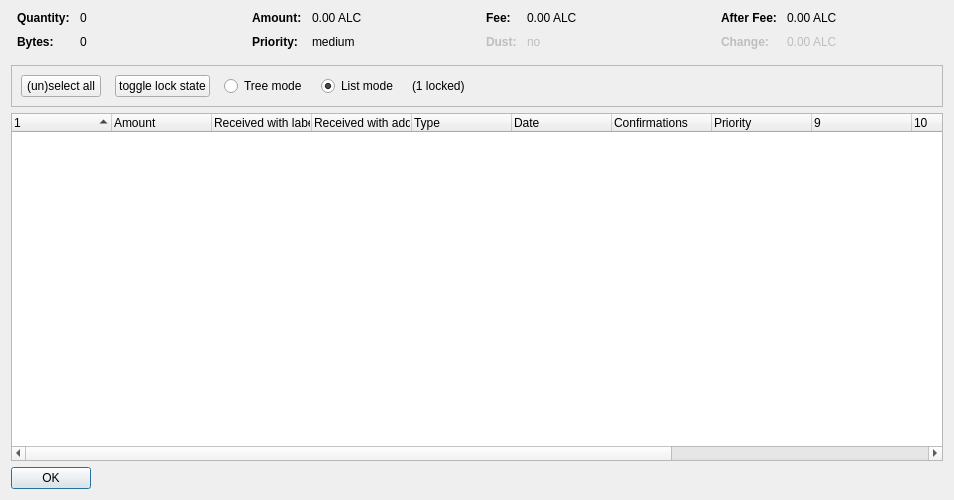
<?xml version="1.0" encoding="UTF-8"?>
<ui version="4.0">
 <class>CoinControlDialog</class>
 <widget class="QDialog" name="CoinControlDialog">
  <property name="geometry">
   <rect>
    <x>0</x>
    <y>0</y>
    <width>954</width>
    <height>500</height>
   </rect>
  </property>
  <property name="windowTitle">
   <string>Coin Selection</string>
  </property>
  <layout class="QVBoxLayout" name="verticalLayout">
   <item>
    <layout class="QHBoxLayout" name="horizontalLayoutTop" stretch="0,0,0,0">
     <property name="topMargin">
      <number>0</number>
     </property>
     <property name="bottomMargin">
      <number>10</number>
     </property>
     <item>
      <layout class="QFormLayout" name="formLayoutCoinControl1">
       <property name="horizontalSpacing">
        <number>10</number>
       </property>
       <property name="verticalSpacing">
        <number>10</number>
       </property>
       <property name="leftMargin">
        <number>6</number>
       </property>
       <property name="rightMargin">
        <number>6</number>
       </property>
       <item row="0" column="0">
        <widget class="QLabel" name="labelCoinControlQuantityText">
         <property name="font">
          <font>
           <weight>75</weight>
           <bold>true</bold>
          </font>
         </property>
         <property name="text">
          <string>Quantity:</string>
         </property>
        </widget>
       </item>
       <item row="0" column="1">
        <widget class="QLabel" name="labelCoinControlQuantity">
         <property name="cursor">
          <cursorShape>IBeamCursor</cursorShape>
         </property>
         <property name="contextMenuPolicy">
          <enum>Qt::ActionsContextMenu</enum>
         </property>
         <property name="text">
          <string notr="true">0</string>
         </property>
         <property name="textInteractionFlags">
          <set>Qt::LinksAccessibleByMouse|Qt::TextSelectableByKeyboard|Qt::TextSelectableByMouse</set>
         </property>
        </widget>
       </item>
       <item row="1" column="0">
        <widget class="QLabel" name="labelCoinControlBytesText">
         <property name="font">
          <font>
           <weight>75</weight>
           <bold>true</bold>
          </font>
         </property>
         <property name="text">
          <string>Bytes:</string>
         </property>
        </widget>
       </item>
       <item row="1" column="1">
        <widget class="QLabel" name="labelCoinControlBytes">
         <property name="cursor">
          <cursorShape>IBeamCursor</cursorShape>
         </property>
         <property name="contextMenuPolicy">
          <enum>Qt::ActionsContextMenu</enum>
         </property>
         <property name="text">
          <string notr="true">0</string>
         </property>
         <property name="textInteractionFlags">
          <set>Qt::LinksAccessibleByMouse|Qt::TextSelectableByKeyboard|Qt::TextSelectableByMouse</set>
         </property>
        </widget>
       </item>
      </layout>
     </item>
     <item>
      <layout class="QFormLayout" name="formLayoutCoinControl2">
       <property name="horizontalSpacing">
        <number>10</number>
       </property>
       <property name="verticalSpacing">
        <number>10</number>
       </property>
       <property name="leftMargin">
        <number>6</number>
       </property>
       <property name="rightMargin">
        <number>6</number>
       </property>
       <item row="0" column="0">
        <widget class="QLabel" name="labelCoinControlAmountText">
         <property name="font">
          <font>
           <weight>75</weight>
           <bold>true</bold>
          </font>
         </property>
         <property name="text">
          <string>Amount:</string>
         </property>
        </widget>
       </item>
       <item row="0" column="1">
        <widget class="QLabel" name="labelCoinControlAmount">
         <property name="cursor">
          <cursorShape>IBeamCursor</cursorShape>
         </property>
         <property name="contextMenuPolicy">
          <enum>Qt::ActionsContextMenu</enum>
         </property>
         <property name="text">
          <string notr="true">0.00 ALC</string>
         </property>
         <property name="textInteractionFlags">
          <set>Qt::LinksAccessibleByMouse|Qt::TextSelectableByKeyboard|Qt::TextSelectableByMouse</set>
         </property>
        </widget>
       </item>
       <item row="1" column="0">
        <widget class="QLabel" name="labelCoinControlPriorityText">
         <property name="font">
          <font>
           <weight>75</weight>
           <bold>true</bold>
          </font>
         </property>
         <property name="text">
          <string>Priority:</string>
         </property>
        </widget>
       </item>
       <item row="1" column="1">
        <widget class="QLabel" name="labelCoinControlPriority">
         <property name="cursor">
          <cursorShape>IBeamCursor</cursorShape>
         </property>
         <property name="contextMenuPolicy">
          <enum>Qt::ActionsContextMenu</enum>
         </property>
         <property name="text">
          <string>medium</string>
         </property>
         <property name="textInteractionFlags">
          <set>Qt::LinksAccessibleByMouse|Qt::TextSelectableByKeyboard|Qt::TextSelectableByMouse</set>
         </property>
        </widget>
       </item>
      </layout>
     </item>
     <item>
      <layout class="QFormLayout" name="formLayoutCoinControl3">
       <property name="horizontalSpacing">
        <number>10</number>
       </property>
       <property name="verticalSpacing">
        <number>10</number>
       </property>
       <property name="leftMargin">
        <number>6</number>
       </property>
       <property name="rightMargin">
        <number>6</number>
       </property>
       <item row="0" column="0">
        <widget class="QLabel" name="labelCoinControlFeeText">
         <property name="font">
          <font>
           <weight>75</weight>
           <bold>true</bold>
          </font>
         </property>
         <property name="text">
          <string>Fee:</string>
         </property>
        </widget>
       </item>
       <item row="0" column="1">
        <widget class="QLabel" name="labelCoinControlFee">
         <property name="cursor">
          <cursorShape>IBeamCursor</cursorShape>
         </property>
         <property name="contextMenuPolicy">
          <enum>Qt::ActionsContextMenu</enum>
         </property>
         <property name="text">
          <string notr="true">0.00 ALC</string>
         </property>
         <property name="textInteractionFlags">
          <set>Qt::LinksAccessibleByMouse|Qt::TextSelectableByKeyboard|Qt::TextSelectableByMouse</set>
         </property>
        </widget>
       </item>
       <item row="1" column="0">
        <widget class="QLabel" name="labelCoinControlLowOutputText">
         <property name="enabled">
          <bool>false</bool>
         </property>
         <property name="font">
          <font>
           <weight>75</weight>
           <bold>true</bold>
          </font>
         </property>
         <property name="text">
          <string>Dust:</string>
         </property>
        </widget>
       </item>
       <item row="1" column="1">
        <widget class="QLabel" name="labelCoinControlLowOutput">
         <property name="enabled">
          <bool>false</bool>
         </property>
         <property name="cursor">
          <cursorShape>IBeamCursor</cursorShape>
         </property>
         <property name="contextMenuPolicy">
          <enum>Qt::ActionsContextMenu</enum>
         </property>
         <property name="text">
          <string>no</string>
         </property>
         <property name="textInteractionFlags">
          <set>Qt::LinksAccessibleByMouse|Qt::TextSelectableByKeyboard|Qt::TextSelectableByMouse</set>
         </property>
        </widget>
       </item>
      </layout>
     </item>
     <item>
      <layout class="QFormLayout" name="formLayoutCoinControl4">
       <property name="horizontalSpacing">
        <number>10</number>
       </property>
       <property name="verticalSpacing">
        <number>10</number>
       </property>
       <property name="leftMargin">
        <number>6</number>
       </property>
       <property name="rightMargin">
        <number>6</number>
       </property>
       <item row="0" column="0">
        <widget class="QLabel" name="labelCoinControlAfterFeeText">
         <property name="font">
          <font>
           <weight>75</weight>
           <bold>true</bold>
          </font>
         </property>
         <property name="text">
          <string>After Fee:</string>
         </property>
        </widget>
       </item>
       <item row="0" column="1">
        <widget class="QLabel" name="labelCoinControlAfterFee">
         <property name="cursor">
          <cursorShape>IBeamCursor</cursorShape>
         </property>
         <property name="contextMenuPolicy">
          <enum>Qt::ActionsContextMenu</enum>
         </property>
         <property name="text">
          <string notr="true">0.00 ALC</string>
         </property>
         <property name="textInteractionFlags">
          <set>Qt::LinksAccessibleByMouse|Qt::TextSelectableByKeyboard|Qt::TextSelectableByMouse</set>
         </property>
        </widget>
       </item>
       <item row="1" column="0">
        <widget class="QLabel" name="labelCoinControlChangeText">
         <property name="enabled">
          <bool>false</bool>
         </property>
         <property name="font">
          <font>
           <weight>75</weight>
           <bold>true</bold>
          </font>
         </property>
         <property name="text">
          <string>Change:</string>
         </property>
        </widget>
       </item>
       <item row="1" column="1">
        <widget class="QLabel" name="labelCoinControlChange">
         <property name="enabled">
          <bool>false</bool>
         </property>
         <property name="cursor">
          <cursorShape>IBeamCursor</cursorShape>
         </property>
         <property name="contextMenuPolicy">
          <enum>Qt::ActionsContextMenu</enum>
         </property>
         <property name="text">
          <string notr="true">0.00 ALC</string>
         </property>
         <property name="textInteractionFlags">
          <set>Qt::LinksAccessibleByMouse|Qt::TextSelectableByKeyboard|Qt::TextSelectableByMouse</set>
         </property>
        </widget>
       </item>
      </layout>
     </item>
    </layout>
   </item>
   <item>
    <widget class="QFrame" name="frame">
     <property name="minimumSize">
      <size>
       <width>0</width>
       <height>40</height>
      </size>
     </property>
     <property name="frameShape">
      <enum>QFrame::StyledPanel</enum>
     </property>
     <property name="frameShadow">
      <enum>QFrame::Sunken</enum>
     </property>
     <layout class="QHBoxLayout" name="horizontalLayout">
      <item>
       <layout class="QHBoxLayout" name="horizontalLayoutPanel" stretch="0,0,0,0,0,0">
        <property name="spacing">
         <number>14</number>
        </property>
        <item>
         <widget class="QPushButton" name="pushButtonSelectAll">
          <property name="sizePolicy">
           <sizepolicy hsizetype="Maximum" vsizetype="Fixed">
            <horstretch>0</horstretch>
            <verstretch>0</verstretch>
           </sizepolicy>
          </property>
          <property name="text">
           <string>(un)select all</string>
          </property>
          <property name="autoDefault">
           <bool>false</bool>
          </property>
         </widget>
        </item>
        <item>
         <widget class="QPushButton" name="pushButtonToggleLock">
          <property name="sizePolicy">
           <sizepolicy hsizetype="Maximum" vsizetype="Fixed">
            <horstretch>0</horstretch>
            <verstretch>0</verstretch>
           </sizepolicy>
          </property>
          <property name="text">
           <string>toggle lock state</string>
          </property>
          <property name="autoDefault">
           <bool>false</bool>
          </property>
         </widget>
        </item>
        <item>
         <widget class="QRadioButton" name="radioTreeMode">
          <property name="sizePolicy">
           <sizepolicy hsizetype="Maximum" vsizetype="Fixed">
            <horstretch>0</horstretch>
            <verstretch>0</verstretch>
           </sizepolicy>
          </property>
          <property name="text">
           <string>Tree mode</string>
          </property>
         </widget>
        </item>
        <item>
         <widget class="QRadioButton" name="radioListMode">
          <property name="sizePolicy">
           <sizepolicy hsizetype="Maximum" vsizetype="Fixed">
            <horstretch>0</horstretch>
            <verstretch>0</verstretch>
           </sizepolicy>
          </property>
          <property name="text">
           <string>List mode</string>
          </property>
          <property name="checked">
           <bool>true</bool>
          </property>
         </widget>
        </item>
        <item>
         <widget class="QLabel" name="labelLocked">
          <property name="text">
           <string>(1 locked)</string>
          </property>
         </widget>
        </item>
        <item>
         <spacer name="horizontalSpacer">
          <property name="orientation">
           <enum>Qt::Horizontal</enum>
          </property>
          <property name="sizeHint" stdset="0">
           <size>
            <width>40</width>
            <height>20</height>
           </size>
          </property>
         </spacer>
        </item>
       </layout>
      </item>
     </layout>
    </widget>
   </item>
   <item>
    <widget class="CoinControlTreeWidget" name="treeWidget">
     <property name="contextMenuPolicy">
      <enum>Qt::CustomContextMenu</enum>
     </property>
     <property name="sortingEnabled">
      <bool>false</bool>
     </property>
     <property name="columnCount">
      <number>13</number>
     </property>
     <attribute name="headerShowSortIndicator" stdset="0">
      <bool>true</bool>
     </attribute>
     <attribute name="headerStretchLastSection">
      <bool>false</bool>
     </attribute>
     <column>
      <property name="text">
       <string/>
      </property>
     </column>
     <column>
      <property name="text">
       <string>Amount</string>
      </property>
     </column>
     <column>
      <property name="text">
       <string>Received with label</string>
      </property>
     </column>
     <column>
      <property name="text">
       <string>Received with address</string>
      </property>
     </column>
     <column>
      <property name="text">
       <string>Type</string>
      </property>
     </column>
     <column>
      <property name="text">
       <string>Date</string>
      </property>
     </column>
     <column>
      <property name="text">
       <string>Confirmations</string>
      </property>
      <property name="toolTip">
       <string>Confirmed</string>
      </property>
     </column>
     <column>
      <property name="text">
       <string>Priority</string>
      </property>
     </column>
     <column>
      <property name="text">
       <string/>
      </property>
     </column>
     <column>
      <property name="text">
       <string/>
      </property>
     </column>
     <column>
      <property name="text">
       <string/>
      </property>
     </column>
     <column>
      <property name="text">
       <string/>
      </property>
     </column>
     <column>
      <property name="text">
       <string/>
      </property>
     </column>
    </widget>
   </item>
   <item>
    <widget class="QDialogButtonBox" name="buttonBox">
     <property name="sizePolicy">
      <sizepolicy hsizetype="Maximum" vsizetype="Fixed">
       <horstretch>0</horstretch>
       <verstretch>0</verstretch>
      </sizepolicy>
     </property>
     <property name="orientation">
      <enum>Qt::Horizontal</enum>
     </property>
     <property name="standardButtons">
      <set>QDialogButtonBox::Ok</set>
     </property>
    </widget>
   </item>
  </layout>
 </widget>
 <customwidgets>
  <customwidget>
   <class>CoinControlTreeWidget</class>
   <extends>QTreeWidget</extends>
   <header>coincontroltreewidget.h</header>
  </customwidget>
 </customwidgets>
 <resources/>
 <connections/>
</ui>
